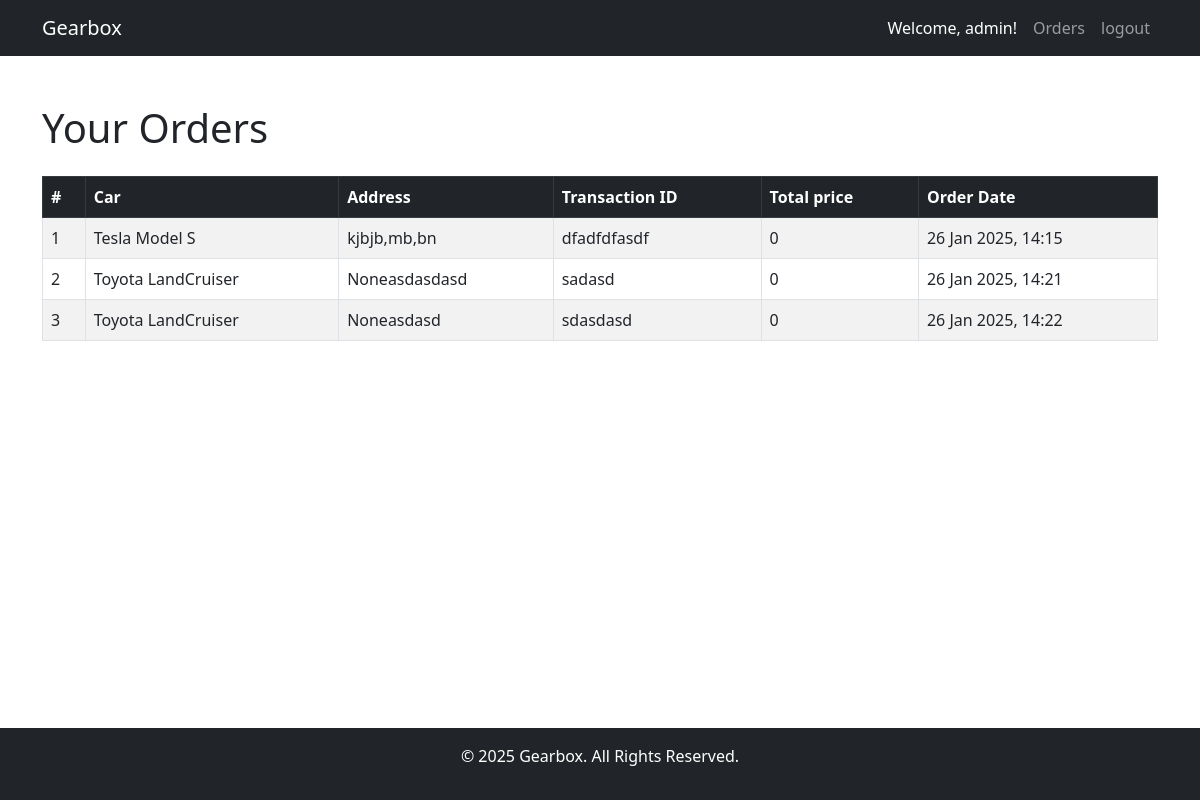
Page /ordersprofile/ (signed in) on the committed database.
### customuser/models.py (models this page shows, shortened)
class CustomUser(AbstractUser):
    phone = models.CharField(max_length=15, blank=True, null=True)
    address = models.TextField(blank=True, null=True)

class Orders(models.Model):
    customer = models.ForeignKey(CustomUser, on_delete=models.CASCADE, related_name="customer")
    car = models.ForeignKey(Cars, on_delete=models.CASCADE,  related_name='car')
    address = models.TextField(blank=True, null=True)
    TRXid = models.CharField(max_length=30, default="Dues")
    orderedat = models.DateTimeField(default=datetime.now)
    totalamount = models.IntegerField(default=0)

### cars/models.py (models this page shows, shortened)
class Cars(models.Model):
    brand = models.ForeignKey(Brand, on_delete=models.CASCADE, related_name="cars")
    model = models.CharField(max_length=100)
    year = models.DateField()
    price = models.DecimalField(max_digits=10, decimal_places=2)
    fuel_type = models.CharField(max_length=50, choices=[
        ('Petrol', 'Petrol'),
        ('Diesel', 'Diesel'),
        ('Electric', 'Electric'),
        ('Hybrid', 'Hybrid')
    ])
    quantity = models.PositiveIntegerField(default=0)
    mileage = models.PositiveIntegerField()
    img = models.ImageField(upload_to='cars/', null=True, blank=True)

class Brand(models.Model):
    name = models.CharField(max_length=100, unique=True)
    country = models.CharField(max_length=100)
    founded_year = models.PositiveIntegerField()
    def __str__(self):
        return self.name

### gearbox/views.py (the view)
# urls.py: path('ordersprofile/', views.OrdersProfilePage, name='ordersprofile'),
@login_required
def OrdersProfilePage(request):
    orders = cusmodels.Orders.objects.filter(customer = request.user)
    brands = cmodels.Brand.objects.all()
    return render(request, 'cusorders.html', {'orders': orders})

### templates/cusorders.html
{% extends 'base.html' %}
{% load static %}
{% block content %}
<div class="container mt-5">
    <h1 class="mb-4">Your Orders</h1>
    <table class="table table-striped table-bordered">
        <thead class="table-dark">
            <tr>
                <th>#</th>
                <th>Car</th>
                <th>Address</th>
                <th>Transaction ID</th>
                <th>Total price</th>
                <th>Order Date</th>
            </tr>
        </thead>
        <tbody>
            {% for order in orders %}
                <tr>
                    <td>{{ forloop.counter }}</td>
                    <td>{{ order.car.brand }} {{ order.car.model }}</td>
                    <td>{{ order.address }}</td>
                    <td>{{ order.TRXid }}</td>
                    <td>{{ order.totalamount }}</td>
                    <td>{{ order.orderedat|date:"d M Y, H:i" }}</td>
                </tr>
            {% empty %}
                <tr>
                    <td colspan="5" class="text-center">No orders found.</td>
                </tr>
            {% endfor %}
        </tbody>
    </table>
</div>
{% endblock %}

### templates/base.html (shortened to what this page needs)
{% load static %}
<!DOCTYPE html>
<html lang="en">
<head>
    <link href="https://cdn.jsdelivr.net/npm/bootstrap@5.3.0/dist/css/bootstrap.min.css" rel="stylesheet">
</head>
<body>
    <nav class="navbar navbar-expand-lg navbar-dark bg-dark">
        <div class="container">
            <a class="navbar-brand" href="{% url 'home' %}">Gearbox</a>
            <div class="collapse navbar-collapse" id="navbarNav">
                <ul class="navbar-nav ms-auto">
                    {% if user.is_authenticated %}
                    <li class="nav-item">
                        <span class="nav-link text-white">Welcome, <a href="{% url 'profile' %}" class="text-decoration-none text-white">{{ user.username }}!</a></span>
                    </li>
                    <li class="nav-item">
                        <a class="nav-link" href="{% url 'ordersprofile' %}">Orders</a>
                    </li>
                    <li class="nav-item">
                        <a class="nav-link" href="{% url 'logout' %}">logout</a>
                    </li>
                    {% endif %}
                </ul>
            </div>
        </div>
    </nav>
    <div class="toast-container position-fixed bottom-0 end-0 p-3">
        </div>
    <div class="content">
    {% block content %}
    {% endblock %}
    </div>
    <footer class="bg-dark text-white mt-5">
        <div class="container py-3 text-center">
            <p>&copy; 2025 Gearbox. All Rights Reserved.</p>
        </div>
    </footer>
</body>
</html>

### templates/base.html (style rules this page uses)
body { display: flex; flex-direction: column; min-height: 100vh; }
.content { flex: 1; }
footer { margin-top: auto; }

### rows in the picture
CustomUser: username "admin"
Orders: car.brand "Tesla", car.model "Model S", address "kjbjb,mb,bn", TRXid "dfadfdfasdf", totalamount "0", orderedat "26 Jan 2025, 14:15"
Orders: car.brand "Toyota", car.model "LandCruiser", address "Noneasdasdasd", TRXid "sadasd", totalamount "0", orderedat "26 Jan 2025, 14:21"
Orders: car.brand "Toyota", car.model "LandCruiser", address "Noneasdasd", TRXid "sdasdasd", totalamount "0", orderedat "26 Jan 2025, 14:22"
